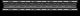

A level layout from a 2D game, rendered from its tile map. Below: a short description, then the map file with tile-grid data replaced by summaries:
An orthogonal 5x1 tile map with 16x16 px tiles, 1 tile layer (タイル・レイヤー1).

<map version="1.0" orientation="orthogonal" width="5" height="1" tilewidth="16" tileheight="16">
 <tileset firstgid="1" name="tiles" tilewidth="16" tileheight="16">
  <image source="tiles.png" width="256" height="256" />
 </tileset>
 <layer name="タイル・レイヤー1" width="5" height="1">
  <data>[5 cells, 5 non-empty, 3 distinct tile ids]</data>
 </layer>
</map>
